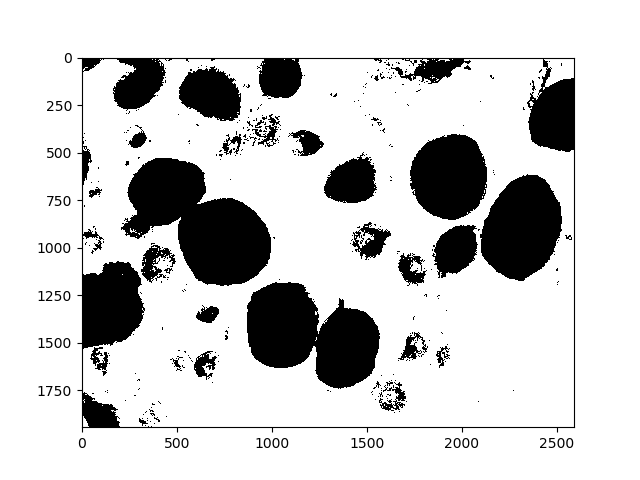
#> input picture binary.png, 640 x 480 px
$ python opencv_tests.py   (older library calls are emulated)
#> lines starting #> are read from the running program, lines starting #| are printed output that depends on the picture; after the words box and inside, x2 and y2 are one past the last pixel; in counts of white or black regions, pixels touching at a corner belong together; long printed decimals are rounded
import math
import cv2
import numpy as np
import pylab
import matplotlib.pyplot as plt
import matplotlib.image as mpimg
import sys
import os
from skimage.data import data_dir
from skimage.util import img_as_ubyte
from skimage import io
from skimage.morphology import erosion, dilation, opening, closing, white_tophat
from skimage.morphology import black_tophat, skeletonize, convex_hull_image
from skimage.morphology import disk

def distance(p0, p1):
    return math.sqrt((p0[0] - p1[0])**2 + (p0[1] - p1[1])**2)

def click_oocyte(event, x, y, flags, param):
	if event == cv2.EVENT_LBUTTONDOWN:
		pt = (x,y)
		print(pt)
		min_dist = -1
		mindex = -1
		for i in range(0, int(centroids.size / 2) , 1):
			dist = distance(pt, centroids[i])
			if(dist < min_dist or min_dist == -1):
				min_dist = dist
				mindex = i
		print(mindex)
		return mindex

# calculate the greyscale value of each pixel
def rgb2gray(rgb):
    return np.dot(rgb[...,:3], [0.299, 0.587, 0.114])

if __name__ == '__main__':
	#Read in the image
	orig_phantom = img_as_ubyte(io.imread( "binary.png", as_grey = True))
#> orig_phantom: shape (480, 640); min 0, max 255, mean 206.1
	#fig, ax = plt.subplots()

	#Perform the filtering
	selem = disk(14)
	img = dilation(orig_phantom, selem)
	selem2 = disk(8)
	img = erosion(img, selem2)
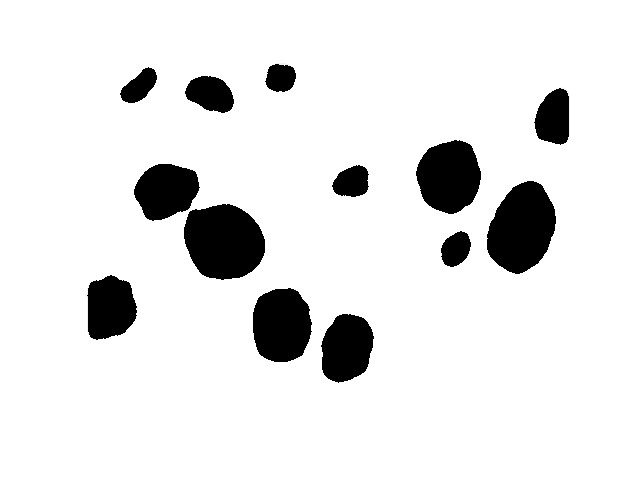
#> img: shape (480, 640); min 0, max 255, mean 229.5
	#ax.imshow(closed, cmap=plt.cm.gray)

	#Read in the filtered image and label it
	#img = cv2.imread('filtered.png', 0)

	img = cv2.threshold(img, 127, 255, cv2.THRESH_BINARY)[1]  # ensure binary
#> img: shape (480, 640); 90% white; 13 black regions, largest, box (x1, y1, x2, y2) and area: (184, 204, 265, 280) 4813, (487, 181, 556, 274) 4625, (416, 140, 481, 214) 3643
	img = cv2.bitwise_not(img)
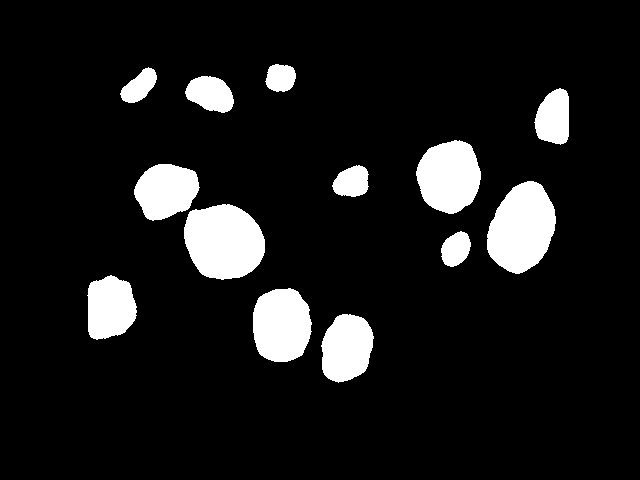
#> img: shape (480, 640); 10% white; 13 white regions, largest, box (x1, y1, x2, y2) and area: (184, 204, 265, 280) 4813, (487, 181, 556, 274) 4625, (416, 140, 481, 214) 3643
	connectivity = 4 # or whatever you prefer
	output = cv2.connectedComponentsWithStats(img, connectivity, cv2.CV_32S)
	binary_map = (img > 0).astype(np.uint8)

	#ret, labels = cv2.connectedComponents(img)

	num_labels = output[0]
#> num_labels = 14
	# The second cell is the label matrix
	labels = output[1]
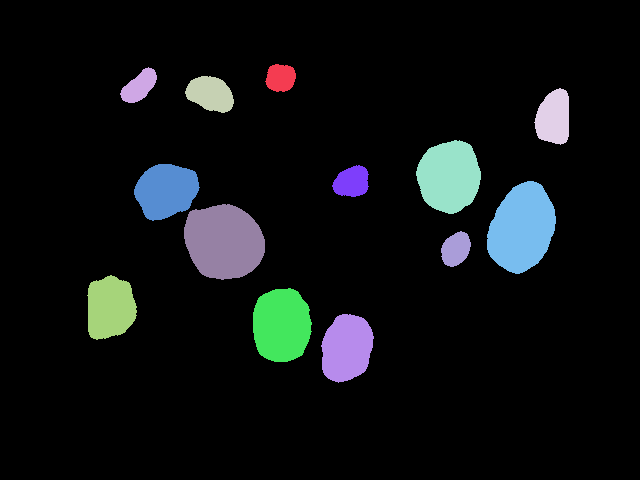
#> labels: shape (480, 640) int32; 14 distinct labels, from 0 to 13; one colour per label, 0 black
	# The third cell is the stat matrix
	stats = output[2]
#> stats = 14 rows, first 6: [0, 0, 640, 480, 276507], [265, 64, 31, 28, 681], [120, 67, 37, 36, 771], [185, 76, 49, 37, 1304], [534, 88, 35, 57, 1540], [416, 140, 65, 74, 3643]
	# The fourth cell is the centroid matrix
	centroids = output[3]
#> centroids = 14 rows, first 8: [319.1, 240.5], [280.2, 77.47], [138.9, 85.95], [210.1, 93.53], [553.4, 117.4], [448.8, 176.1], [165.7, 190.4], [351.4, 181.5]


	# Map component labels to hue val
	label_hue = np.uint8(179*labels/np.max(labels))
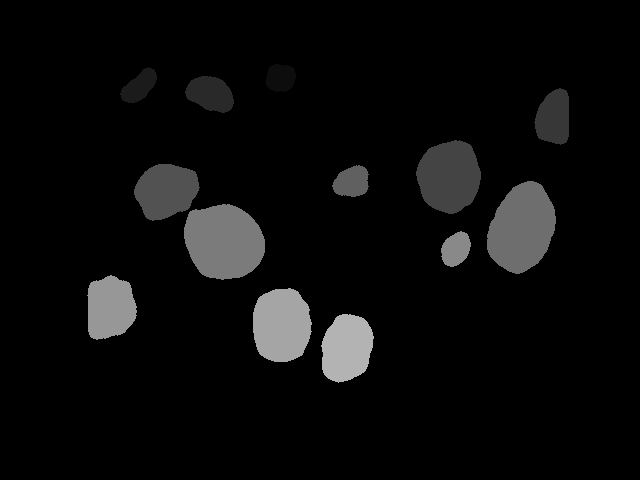
#> label_hue: shape (480, 640); min 0, max 179, mean 11.1
	blank_ch = 255*np.ones_like(label_hue)
	labeled_img = cv2.merge([label_hue, blank_ch, blank_ch])
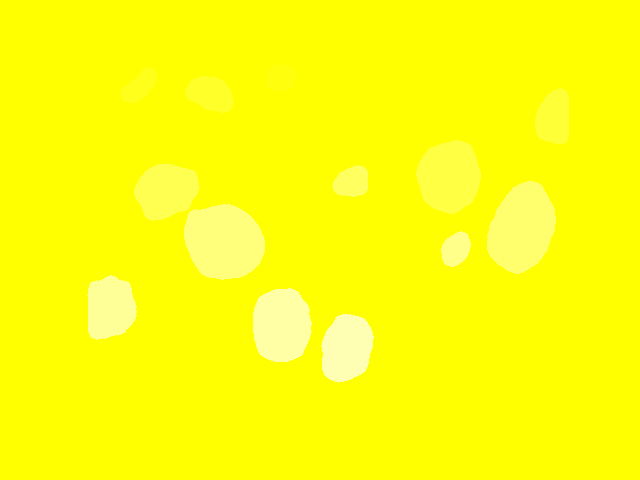
#> labeled_img: shape (480, 640, 3); mean of channels 0, 1, 2 11.1, 255, 255; drawn as B, G, R

	# cvt to BGR for display
	labeled_img = cv2.cvtColor(labeled_img, cv2.COLOR_HSV2BGR)
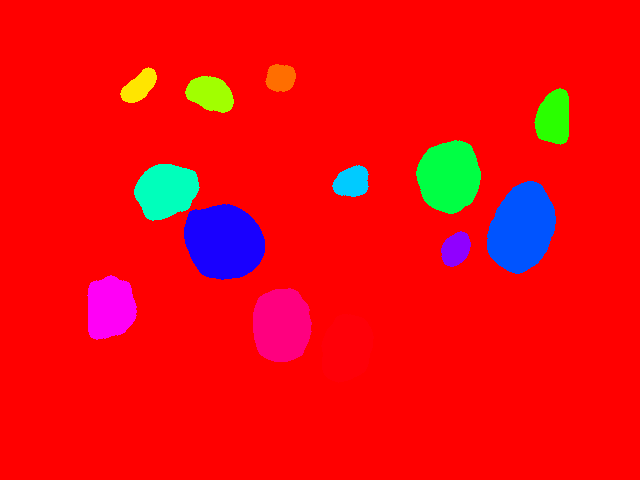
#> labeled_img: shape (480, 640, 3); mean B, G, R 15.3, 10.3, 239.8

	# set bg label to black
	labeled_img[label_hue==0] = 255
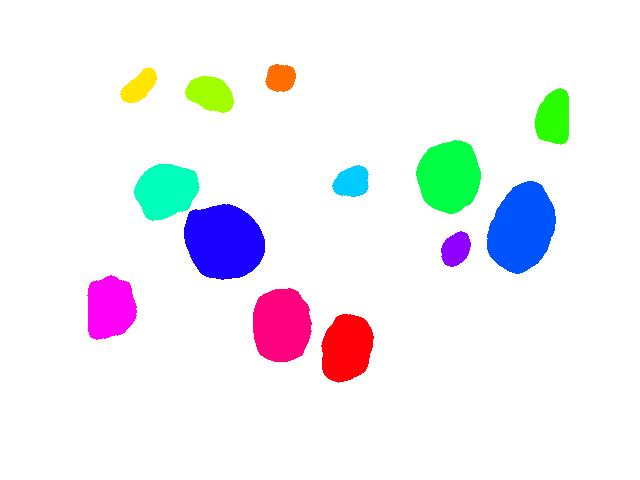
#> labeled_img: shape (480, 640, 3); mean B, G, R 244.8, 239.9, 239.8

	print("Num labels: " + str(num_labels))
#| Num labels: 14
	print("Stats: " + str(stats))
#| Stats: [[     0      0    640    480 276507]
#|  [   265     64     31     28    681]
#|  [   120     67     37     36    771]
#|  [   185     76     49     37   1304]
#|  [   534     88     35     57   1540]
#|  [   416    140     65     74   3643]
#|  [   134    164     66     57   2746]
#|  [   332    165     37     32    883]
#|  [   487    181     69     93   4625]
#|  [   184    204     81     76   4813]
#|  [   441    231     30     36    779]
#|  [    87    275     50     65   2544]
#> (further printed lines are left out)
	print("Centroids: " + str(centroids))
#| Centroids: [[319.097 240.524]
#|  [280.233  77.465]
#|  [138.949  85.948]
#|  [210.058  93.534]
#|  [553.377 117.385]
#|  [448.764 176.065]
#|  [165.709 190.405]
#|  [351.429 181.544]
#|  [521.474 227.763]
#|  [223.459 241.296]
#|  [455.449 248.719]
#|  [109.777 307.335]
#> (further printed lines are left out)


	cv2.imshow('labeled', labeled_img)
	cv2.setMouseCallback("labeled", click_oocyte)
	cv2.waitKey()

$ run again, with filtered.png copied over binary.png
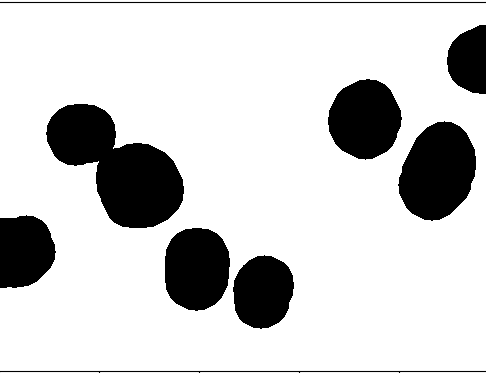
#> input picture filtered.png, 486 x 373 px
#> binary_map: shape (373, 486); values 0 (black) and 1 (white), 12.9% white; 8 white regions, largest, box (x1, y1, x2, y2) and area: (102, 149, 178, 222) 4371, (404, 127, 470, 215) 4142, (334, 85, 396, 154) 3147
#> num_labels = 9
#> `labels = output[1]`:
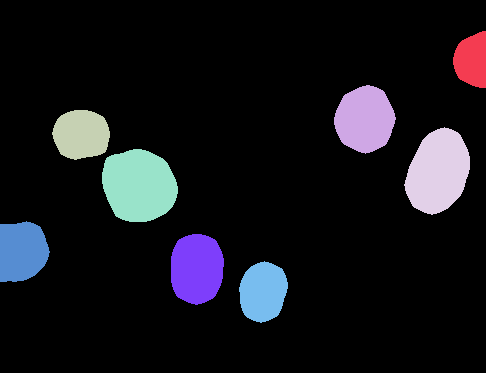
#> labels: shape (373, 486) int32; 9 distinct labels, from 0 to 8; one colour per label, 0 black
#> stats = [[0, 0, 486, 373, 157974], [453, 31, 33, 57, 1461], [334, 85, 62, 69, 3147], [52, 110, 58, 50, 2291], [404, 127, 66, 88, 4142], [102, 149, 76, 73, 4371], [0, 221, 50, 61, 2501], [171, 234, 53, 71, 3085], [239, 261, 49, 62, 2306]]
#> centroids = [[242.2, 185.5], [471.4, 59.84], [364.4, 118.9], [80.85, 134.1], [437.6, 171.3], [138.5, 185.2], [21.48, 250.9], [196.4, 268.3], [262.6, 291.3]]
#> `labeled_img[label_hue==0] = 255`:
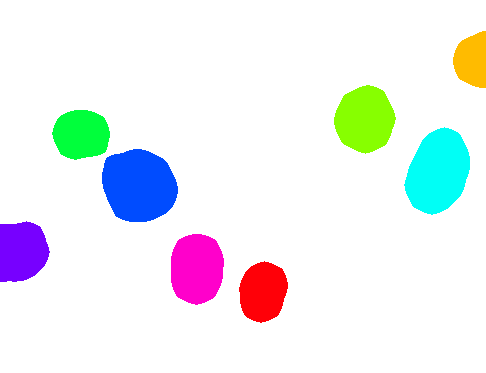
#> labeled_img: shape (373, 486, 3); mean B, G, R 241.8, 239, 235.8
#| Num labels: 9
#| Stats: [[     0      0    486    373 157974]
#|  [   453     31     33     57   1461]
#|  [   334     85     62     69   3147]
#|  [    52    110     58     50   2291]
#|  [   404    127     66     88   4142]
#|  [   102    149     76     73   4371]
#> (further printed lines are left out)
#| Centroids: [[242.166 185.491]
#|  [471.439  59.838 ]
#|  [364.443 118.950]
#|  [ 80.846 134.078]
#|  [437.614 171.321]
#|  [138.513 185.187]
#> (further printed lines are left out)
